Frame 1 (no input): blank canvas, image omitted
Frame 60 (no input): blank canvas, image omitted
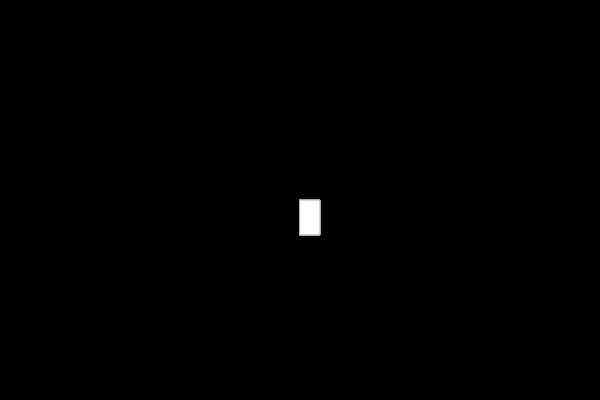
Frame 120 (the mouse pressed at the canvas centre since frame 60)

The p5.js sketch whose frames 1 and 60 were blank and that drew this single picture after the mouse press (run headless with seeded random() and noise() and a simulated clock; from frame 60 on, the mouse is pressed at the canvas centre):

// p5.js sketch
// ── sketch.js
function setup() {
    createCanvas(600, 400);
     background("black");
  }
  
  function draw() {
   stroke("darkgray");
   fill("white")
    
    if(mouseIsPressed){
      rect(mouseX, mouseY, 20, 35);
    }
    
  }
  
